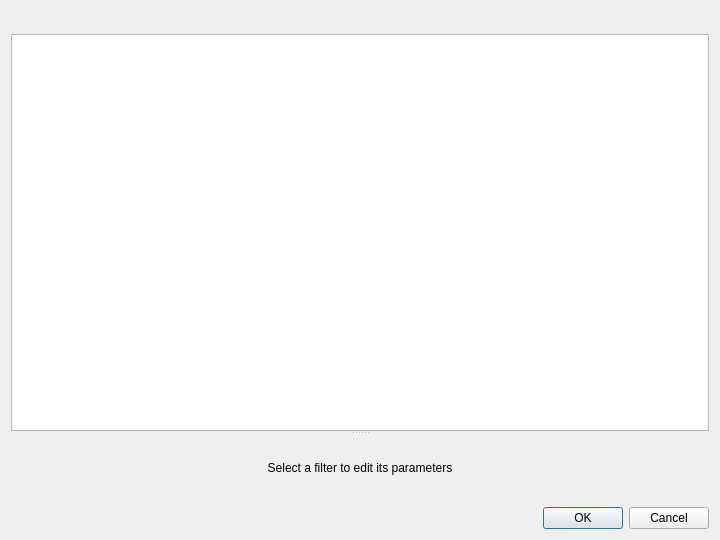
<?xml version="1.0" encoding="UTF-8"?>
<ui version="4.0">
 <class>TargetingDialog</class>
 <widget class="QDialog" name="TargetingDialog">
  <property name="geometry">
   <rect>
    <x>0</x>
    <y>0</y>
    <width>720</width>
    <height>540</height>
   </rect>
  </property>
  <property name="windowTitle">
   <string>Targeting Editor</string>
  </property>
  <layout class="QVBoxLayout" name="verticalLayout">
   <item>
    <widget class="QToolBar" name="toolBar">
     <property name="movable">
      <bool>false</bool>
     </property>
    </widget>
   </item>
   <item>
    <widget class="QSplitter" name="splitter">
     <property name="orientation">
      <enum>Qt::Vertical</enum>
     </property>
     <property name="childrenCollapsible">
      <bool>false</bool>
     </property>
     <widget class="preferences::TargetingTreeView" name="treeView">
      <property name="headerHidden">
       <bool>false</bool>
      </property>
      <property name="rootIsDecorated">
       <bool>true</bool>
      </property>
      <property name="uniformRowHeights">
       <bool>true</bool>
      </property>
      <property name="selectionBehavior">
       <enum>QAbstractItemView::SelectRows</enum>
      </property>
     </widget>
     <widget class="QStackedWidget" name="editorStack">
      <property name="currentIndex">
       <number>0</number>
      </property>
      <widget class="QWidget" name="editorPlaceholderPage">
       <layout class="QVBoxLayout" name="placeholderLayout">
        <item>
         <widget class="QLabel" name="editorPlaceholderLabel">
          <property name="text">
           <string>Select a filter to edit its parameters</string>
          </property>
          <property name="alignment">
           <set>Qt::AlignCenter</set>
          </property>
         </widget>
        </item>
       </layout>
      </widget>
     </widget>
    </widget>
   </item>
   <item>
    <widget class="QDialogButtonBox" name="buttonBox">
     <property name="orientation">
      <enum>Qt::Horizontal</enum>
     </property>
     <property name="standardButtons">
      <set>QDialogButtonBox::Cancel|QDialogButtonBox::Ok</set>
     </property>
    </widget>
   </item>
  </layout>
 </widget>
 <resources/>
 <customwidgets>
  <customwidget>
   <class>preferences::TargetingTreeView</class>
   <extends>QTreeView</extends>
   <header>item_level_targeting/targetingtreeview.h</header>
  </customwidget>
 </customwidgets>
 <connections>
  <connection>
   <sender>buttonBox</sender>
   <signal>accepted()</signal>
   <receiver>TargetingDialog</receiver>
   <slot>accept()</slot>
  </connection>
  <connection>
   <sender>buttonBox</sender>
   <signal>rejected()</signal>
   <receiver>TargetingDialog</receiver>
   <slot>reject()</slot>
  </connection>
 </connections>
</ui>
